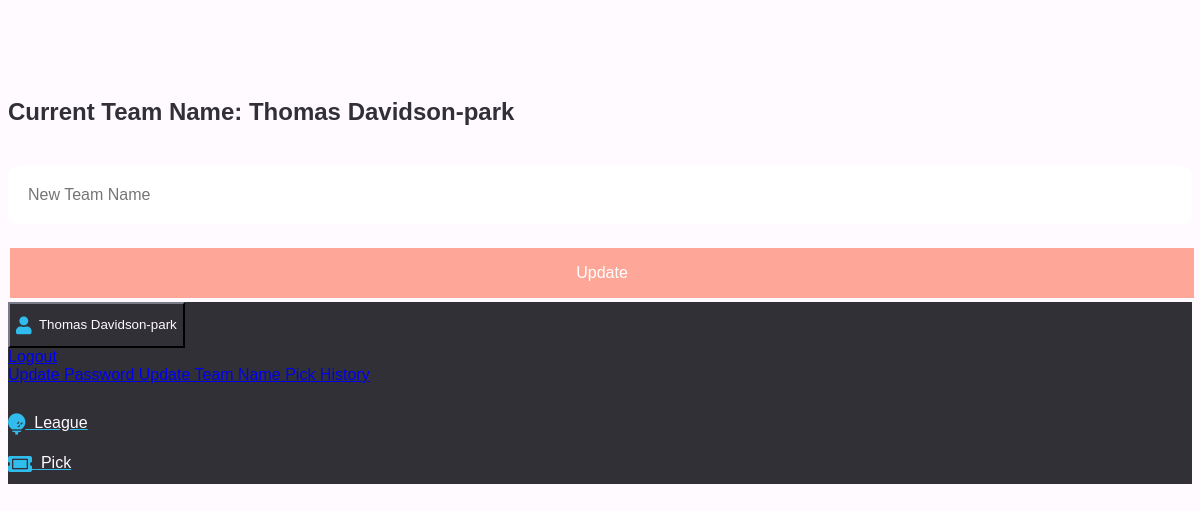
Page /update_display_name (signed in) on the earlier database version.
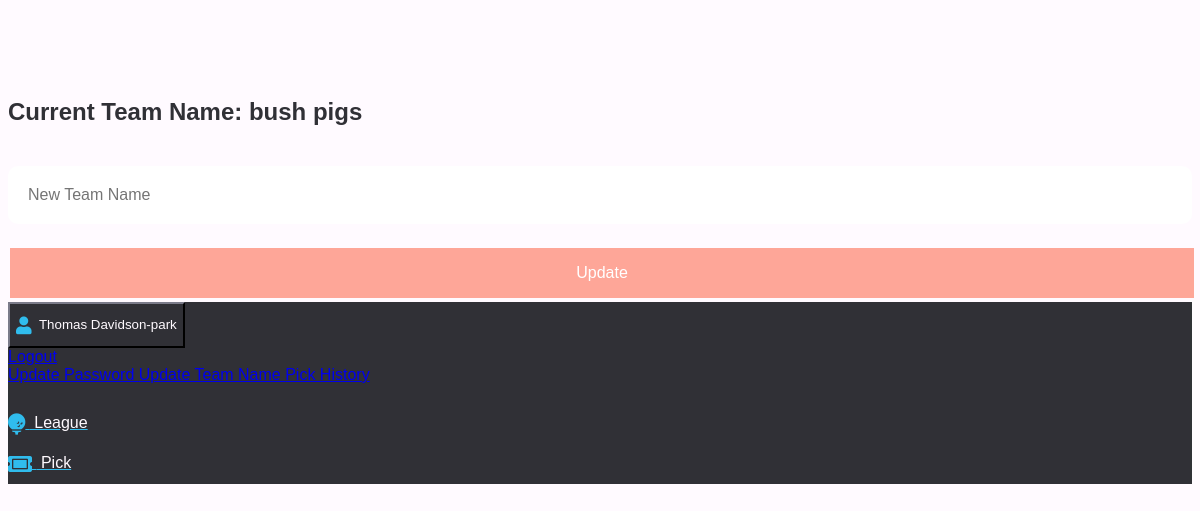
Same page on the later database version.
### oad/models.py (models this page shows)
class User(UserMixin, db.Model):
    __table_args__ = {"extend_existing": True}
    id = db.Column(db.Integer, primary_key=True)
    email = db.Column(db.String(100), unique=True)
    password = db.Column(db.String(100))
    name = db.Column(db.String(1000), unique=True)
    picks = db.relationship("Pick", backref="user", lazy=True)
    strikes_remaining = db.Column(db.Integer, default=1)
    is_admin = db.Column(db.Boolean, default=False)
    email_confirmed = db.Column(db.Boolean, default=False)
    display_name = db.Column(db.Text, default="")

### oad/main.py (the view)
@main.route("/update_display_name")
@login_required
def update_display_name():
    user = User.query.filter_by(email=current_user.email).first()
    team_name = user.display_name
    print("team name", team_name)
    if not team_name:
        team_name = user.name
    print("team name", team_name)
    return render_template("update_display_name.html", team_name=team_name)

### oad/__init__.py (called while the page is built)
def create_app():
    app = Flask(__name__)
    app.config["SECRET_KEY"] = "1234"
    app.config["SQLALCHEMY_DATABASE_URI"] = "sqlite:///db.sqlite"
    app.config["SQLALCHEMY_TRACK_MODIFICATIONS"] = True
    db.init_app(app)
    login_manager = LoginManager()
    login_manager.login_view = "auth.login"
    login_manager.init_app(app)
    from .models import User
    @login_manager.user_loader
    def load_user(user_id):
        return User.query.get(int(user_id))
    from .auth import auth as auth_blueprint
    app.register_blueprint(auth_blueprint)
    from .main import main as main_blueprint
    app.register_blueprint(main_blueprint)
    return app

### oad/templates/update_display_name.html (shortened to what this page needs)
{% extends "base.html" %} {% block content %}
<h1> Current Team Name: {{ team_name }} </h1>
<form action="{{ url_for('main.user_display_name_change') }}" method="POST">
  <div class="field">
    <div class="control">
      <input
        class="input is-large"
        type="text"
        name="new_name"
        placeholder="New Team Name"
        autofocus=""
      />
    </div>
  </div>
  <button class="button">Update</button>
</form>
{% endblock %}

### oad/templates/base.html (shortened to what this page needs)
<!DOCTYPE html>
<html>
  <head>
    <link
      rel="stylesheet"
      href="https://cdnjs.cloudflare.com/ajax/libs/font-awesome/5.9.0/css/all.min.css"
      type="text/css"
    />
    <link
      rel="stylesheet"
      href="https://pingendo.com/assets/bootstrap/bootstrap-4.0.0-beta.1.css"
      type="text/css"
    />
  </head>
  <body>
    <section>
      <div>
        <div class="container has-text-centered">
          {% block content %} {% endblock %}
        </div>
      </div>
    </section>
    <nav class="navbar fixed-bottom navbar-dark bg-dark">
      <div class="container p-0">
        <div class="btn-group dropup btn-group-sm" style="color: blue">
          {% if current_user.is_authenticated %}
          <button
            type="button"
            class="btn dropdown-toggle btn-warning"
            aria-expanded="false"
            aria-haspopup="true"
            data-toggle="dropdown"
            id="dup_butt"
          >
            <i class="fa fa-user fa-lg"></i>
            <span id="text">&nbsp;{{ current_user.name }}</span>
          </button>
          <div class="dropdown-menu text-left">
            <a href="{{ url_for('auth.logout') }}" class="dropdown-item">
              Logout
            </a>
            <a
              href="{{ url_for('main.update_password') }}"
              class="dropdown-item"
            >
              Update Password
            </a>
            <a
              href="{{ url_for('main.update_display_name') }}"
              class="dropdown-item"
            >
              Update Team Name
            </a>
            <a href="{{ url_for('main.profile') }}" class="dropdown-item">
              Pick History
            </a>
          </div>
        </div>
        <nav class="nav">
          <a
            class="nav-link text-warning px-0 pr-4"
            href="{{ url_for('main.league') }}"
          >
            <i class="fa fa-golf-ball fa-lg"></i>
            <span id="text">&nbsp;League</span>
          </a>
        </nav>
        <nav class="nav">
          <a
            class="nav-link text-warning px-0 pr-4"
            href="{{ url_for('main.pick') }}"
          >
            <i class="fa fa-ticket-alt fa-lg"></i>
            <span id="text">&nbsp;Pick</span>
          </a>
        </nav>
        {% endif %}
      </div>
    </nav>
  </body>
</html>

Differences in the rows shown:
changed User "Thomas Davidson-park": display_name "Thomas Davidson-park" → "bush pigs"
